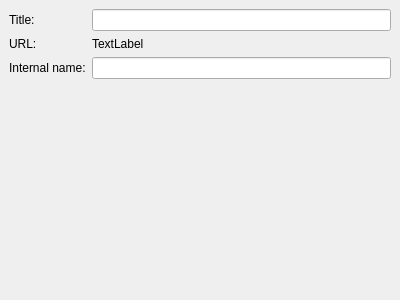
<?xml version="1.0" encoding="UTF-8"?>
<ui version="4.0">
 <class>LicenseForm</class>
 <widget class="QWidget" name="LicenseForm">
  <property name="geometry">
   <rect>
    <x>0</x>
    <y>0</y>
    <width>400</width>
    <height>300</height>
   </rect>
  </property>
  <property name="windowTitle">
   <string>Form</string>
  </property>
  <layout class="QVBoxLayout" name="verticalLayout">
   <property name="leftMargin">
    <number>0</number>
   </property>
   <property name="topMargin">
    <number>0</number>
   </property>
   <property name="rightMargin">
    <number>0</number>
   </property>
   <property name="bottomMargin">
    <number>0</number>
   </property>
   <item>
    <widget class="QScrollArea" name="scrollArea">
     <property name="frameShape">
      <enum>QFrame::NoFrame</enum>
     </property>
     <property name="frameShadow">
      <enum>QFrame::Sunken</enum>
     </property>
     <property name="lineWidth">
      <number>0</number>
     </property>
     <property name="widgetResizable">
      <bool>true</bool>
     </property>
     <widget class="QWidget" name="scrollAreaWidgetContents">
      <property name="geometry">
       <rect>
        <x>0</x>
        <y>0</y>
        <width>400</width>
        <height>300</height>
       </rect>
      </property>
      <layout class="QFormLayout" name="formLayout">
       <item row="0" column="0">
        <widget class="QLabel" name="label">
         <property name="text">
          <string>Title:</string>
         </property>
         <property name="buddy">
          <cstring>lineEditTitle</cstring>
         </property>
        </widget>
       </item>
       <item row="2" column="0">
        <widget class="QLabel" name="label_2">
         <property name="toolTip">
          <string>web address</string>
         </property>
         <property name="text">
          <string>URL:</string>
         </property>
        </widget>
       </item>
       <item row="3" column="0">
        <widget class="QLabel" name="label_3">
         <property name="text">
          <string>Internal name:</string>
         </property>
         <property name="buddy">
          <cstring>lineEditInternalName</cstring>
         </property>
        </widget>
       </item>
       <item row="0" column="1">
        <widget class="QLineEdit" name="lineEditTitle">
         <property name="toolTip">
          <string>title</string>
         </property>
         <property name="readOnly">
          <bool>true</bool>
         </property>
        </widget>
       </item>
       <item row="2" column="1">
        <widget class="QLabel" name="labelURL">
         <property name="focusPolicy">
          <enum>Qt::ClickFocus</enum>
         </property>
         <property name="text">
          <string>TextLabel</string>
         </property>
         <property name="openExternalLinks">
          <bool>true</bool>
         </property>
         <property name="textInteractionFlags">
          <set>Qt::LinksAccessibleByKeyboard|Qt::LinksAccessibleByMouse|Qt::TextBrowserInteraction|Qt::TextSelectableByKeyboard|Qt::TextSelectableByMouse</set>
         </property>
        </widget>
       </item>
       <item row="3" column="1">
        <widget class="QLineEdit" name="lineEditInternalName">
         <property name="toolTip">
          <string>internal name</string>
         </property>
         <property name="readOnly">
          <bool>true</bool>
         </property>
        </widget>
       </item>
      </layout>
     </widget>
    </widget>
   </item>
  </layout>
 </widget>
 <resources/>
 <connections/>
</ui>
